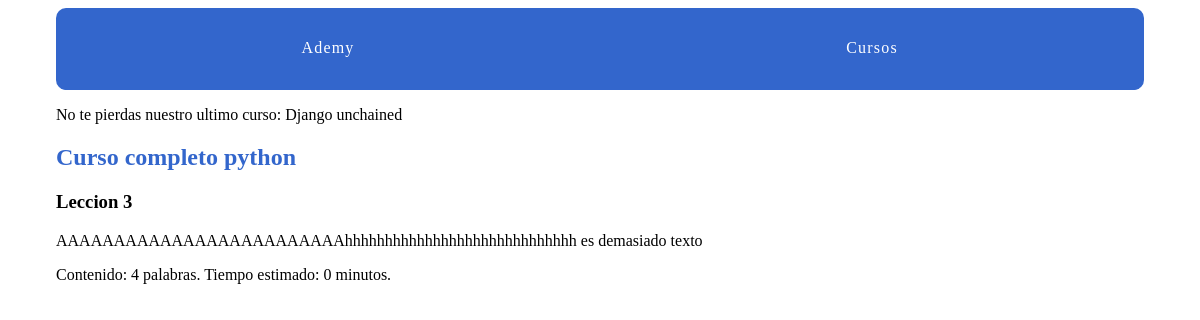
The page /courses/1/6/ on the database its author committed.
### courses/models.py (models this page shows, shortened)
class Course(models.Model):         #esta linea define una clase llamada Course que hereda de models.Model
    created_at = models.DateTimeField(auto_now_add=True)   #esta linea define un campo llamado created_at que es de tipo DateTimeField y que se llena automaticamente con el tiempo en el que se creo el registro
    title = models.CharField(max_length=255)    #esta linea define un campo llamado title que es de tipo CharField y que puede contener hasta 255 caracteres
    description = models.TextField()            #esta linea define un campo llamado description que es de tipo TextField y que puede contener texto sin limite de caracteres
    def __str__(self):      #esta linea define un metodo llamado __str__ que devuelve una cadena de texto que representa al objeto
        return self.title       #esta linea retorna el valor del campo title como una cadena de texto

class Lesson(models.Model):
    title = models.CharField(max_length=50)
    description = models.TextField()
    content = models.TextField(blank=True, default='')
    order = models.IntegerField(default=0)
    course = models.ForeignKey(Course, on_delete=models.CASCADE) #esta linea define un campo llamado Course que es de tipo ForeignKey y que hace referencia a la clase Course
    class Meta:     #para que sirve el class meta? es para definir metadatos de la clase y esta linea sirve para definir metadatos de la clase Lesson
        ordering = ['order',]        #esta linea define un atributo llamado ordering que especifica la forma en que se ordenan los objetos de la clase Lesson en la base de datos

### courses/views.py (the view)
# urls.py: path('<int:course_pk>/<int:lesson_pk>/', views.lesson_detail, name='lesson_detail'),  #hay que verificar siempre que este bien escrito las llaves primarias
def lesson_detail(request, course_pk, lesson_pk):
    lesson = get_object_or_404(Lesson, course_id=course_pk, pk=lesson_pk)
    return render(request, 'courses/lesson_detail.html', {'lesson': lesson})

### courses/templatetags/course_extras.py (called while the page is built)
@register.simple_tag
def last_course():
    return Course.objects.latest('created_at')

@register.filter('time_estimate')
def time_estimate(word_count):
    minutes = round(word_count/20)
    return minutes

### courses/Templates/courses/lesson_detail.html (shortened to what this page needs)
{% extends "layout.html" %}
{% load course_extras %}
{%block content%}
<article>
    <h2>
        <a href="{% url 'courses:detail' pk=lesson.course.pk %}"> {{ lesson.course.title }} </a>
    </h2>
    <h3>{{lesson.title}}</h3>
    {% with content=lesson.content %}
        {{content|linebreaks}}
        Contenido: {{content|wordcount}} palabras. Tiempo estimado: {{ content|wordcount|time_estimate }} minutos.
    {% endwith %}
</article>
{%endblock%}

### ademy/Templates/layout.html (shortened to what this page needs)
{% load static %}
{% load course_extras %}
<!DOCTYPE html>
<html>
    <head>
        <link rel="stylesheet" href="{% static 'css/layout.css' %}">
    </head>
    <body>
        <div class="site-container">
            <nav>
                <a href="{% url 'home' %}">Ademy</a>
                <a href="{% url 'courses:course_list' %}">Cursos</a>
            </nav>
            <p>No te pierdas nuestro ultimo curso: {% last_course %}</p>
            {% block content%}{% endblock %}
        </div>
    </body>
</html>

### assets/css/layout.css (style rules this page uses)
html { box-sizing: border-box; }
*, *::after, *::before { box-sizing: inherit; }
.site-container { max-width: 68em; margin-left: auto; margin-right: auto; }
.site-container::after { clear: both; content: ""; display: table; }
.site-container nav { width: 100%; display: table; width: 100%; table-layout: fixed; border-bottom-left-radius: 10px; border-bottom-right-radius: 10px; border-top-left-radius: 10px; border-top-right-radius: 10px; border-bottom-left-radius: 10px; border-top-left-radius: 10px; border-bottom-right-radius: 10px; border-top-right-radius: 10px; background-color: #3366CC; margin-bottom: 1em; overflow: hidden; }
.site-container nav a { display: table-cell; width: 8.33333%; padding: 10px; border-bottom: 2px solid #3366CC; color: #FFFFFF; letter-spacing: 0.075em; line-height: 60px; text-align: center; text-decoration: none; }
article h2 a, article h3 a { color: #3366CC; text-decoration: none; }

### rows shown on the page
Course: title "Django unchained"
Lesson: course "Curso completo python", title "Leccion 3", content "AAAAAAAAAAAAAAAAAAAAAAAAAhhhhhhhhhhhhhhhhhhhhhhhhhhhhh es demasiado texto", content "4", content "0"
